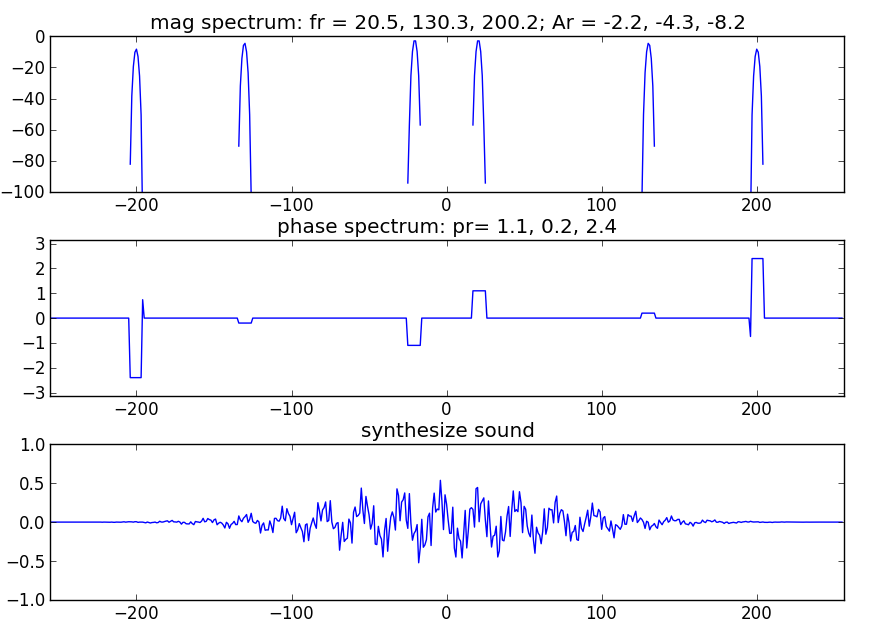

Recreate this plot in Python.
import numpy as np
import matplotlib.pyplot as plt
from scipy.signal import hamming, triang, blackmanharris
from scipy.fftpack import fft, ifft, fftshift

def genbh92lobe(x):
  # Calculate transform of the Blackman-Harris 92dB window
  # x: bin positions to compute (real values), y: transform values

  N = 512;
  f = x*np.pi*2/N                                  # frequency sampling
  df = 2*np.pi/N  
  y = np.zeros(x.size)                               # initialize window
  consts = [0.35875, 0.48829, 0.14128, 0.01168]      # window constants
  
  for m in range(0,4):  
    y += consts[m]/2 * (D(f-df*m, N) + D(f+df*m, N)) # sum Dirichlet kernels
  
  y = y/N/consts[0] 
  
  return y                                           # normalize

def D(x, N):
  # Calculate rectangular window transform (Dirichlet kernel)

  y = np.sin(N * x/2) / np.sin(x/2)
  y[np.isnan(y)] = N                                 # avoid NaN if x == 0
  
  return y

iploc = np.array([20.5, 130.3, 200.2])
ipmag = np.array([-2.2, -4.3, -8.2])
ipphase = np.array([1.1, 0.2, 2.4])

N = 512
hN = N/2

Y = np.zeros(N, dtype = complex)                 # initialize output spectrum  
hN = N/2                                         # size of positive freq. spectrum

for i in range(0, iploc.size):                   # generate all sine spectral lobes
  loc = iploc[i]                                 # it should be in range ]0,hN-1[

  if loc<1 or loc>hN-1: continue
  binremainder = round(loc)-loc;
  lb = np.arange(binremainder-4, binremainder+5) # main lobe (real value) bins to read
  lmag = genbh92lobe(lb) * 10**(ipmag[i]/20)     # lobe magnitudes of the complex exponential
  b = np.arange(round(loc)-4, round(loc)+5)
    
  for m in range(0, 9):
    if b[m] < 0:                                 # peak lobe crosses DC bin
      Y[-b[m]] += lmag[m]*np.exp(-1j*ipphase[i])
      
    elif b[m] > hN:                              # peak lobe croses Nyquist bin
      Y[b[m]] += lmag[m]*np.exp(-1j*ipphase[i])
      
    elif b[m] == 0 or b[m] == hN:                # peak lobe in the limits of the spectrum 
      Y[b[m]] += lmag[m]*np.exp(1j*ipphase[i]) + lmag[m]*np.exp(-1j*ipphase[i])
      
    else:                                        # peak lobe in positive freq. range
      Y[b[m]] += lmag[m]*np.exp(1j*ipphase[i])
    
  Y[hN+1:] = Y[hN-1:0:-1].conjugate()            # fill the rest of the spectrum



mY = 20 * np.log10( abs(Y) )                     # magnitude spectrum of positive frequencies
pY = np.unwrap( np.angle(Y) ) 

plt.figure(1)
plt.subplot(3,1,1)
plt.plot(np.arange(-hN, hN), fftshift(mY))
plt.axis([-hN, hN,-100,0])
plt.title("mag spectrum: fr = 20.5, 130.3, 200.2; Ar = -2.2, -4.3, -8.2")

plt.subplot(3,1,2)
plt.plot(np.arange(-hN, hN), fftshift(pY))
plt.axis([-hN, hN,-3.14,3.14])
plt.title("phase spectrum: pr= 1.1, 0.2, 2.4")

plt.subplot(3,1,3)
plt.plot(np.arange(-hN, hN), 32*fftshift(ifft(Y)))
plt.axis([-hN, hN,-1,1])
plt.title("synthesize sound")

plt.show()
